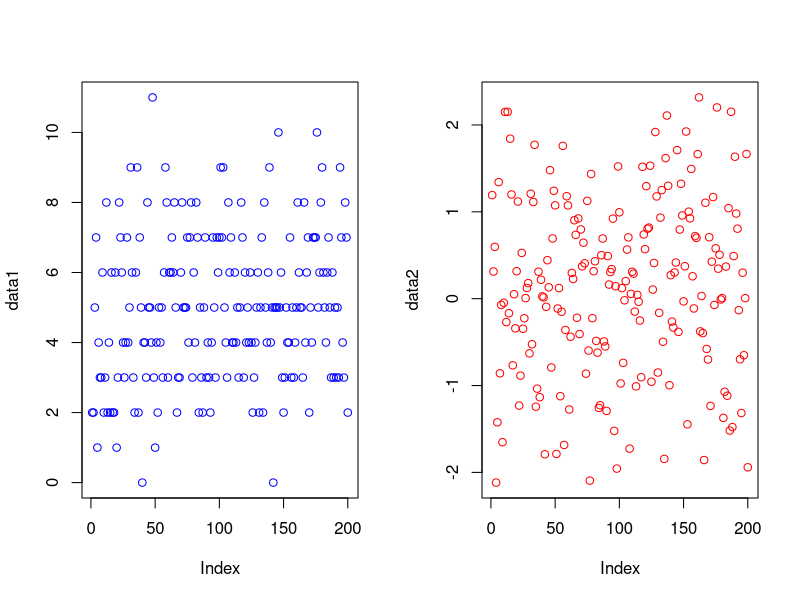

Generate this figure with R:
# 1. Проверить гипотезу однородности распределений в двух генеральных совокупностях с помощью двухвыборочного критерия Колмогорова–Смирнова.
library(ggplot2)
# Генерируем две выборки с помощью разных функций распределения
data1 <- rpois(n = 200 , lambda = 5)
data2 <- rnorm(200)

par(mfrow=c(1,2))
plot(data1, col = "blue")
plot(data2, col = "red")

# Результат показывает, что два выборочных набора данных не происходят из одного и того же распределения
ks.test(data1, data2)
